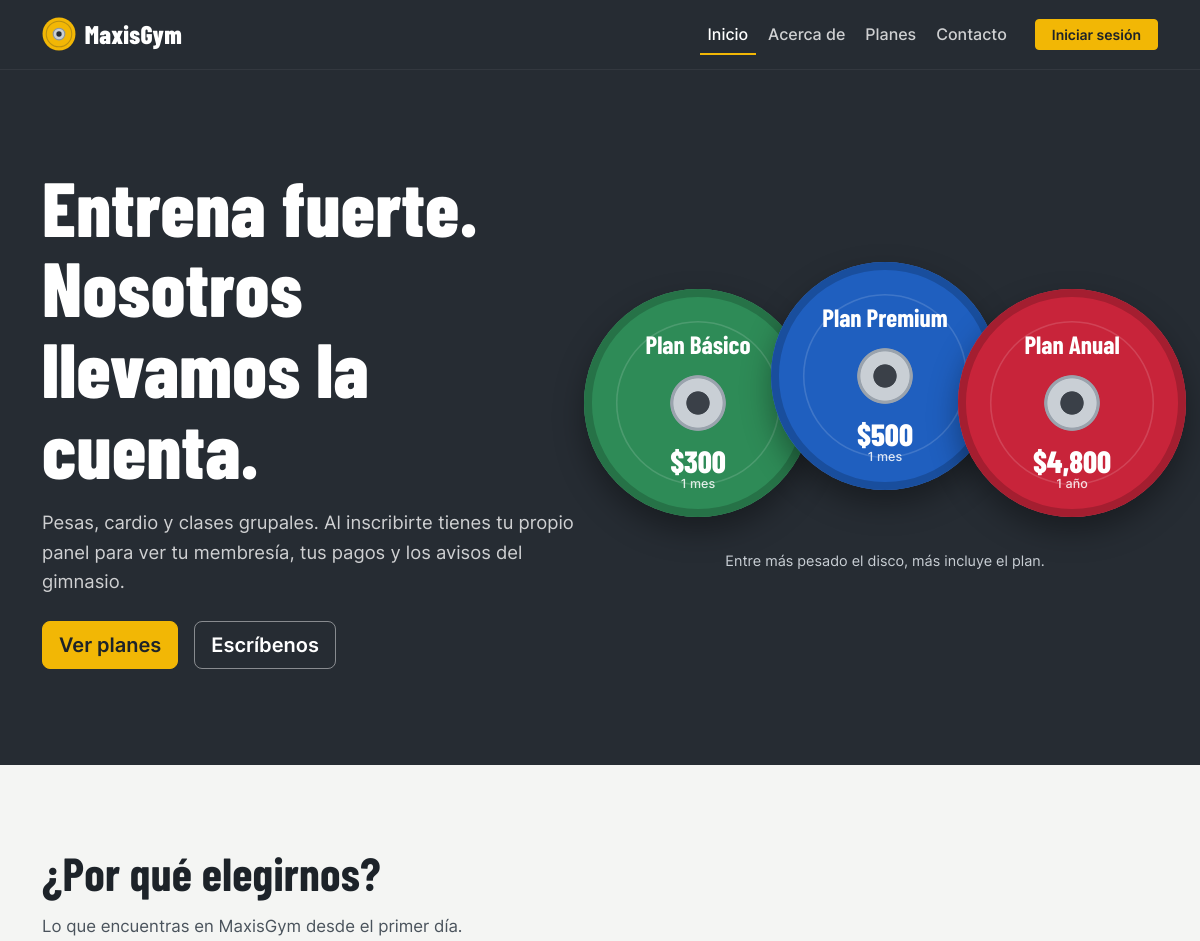
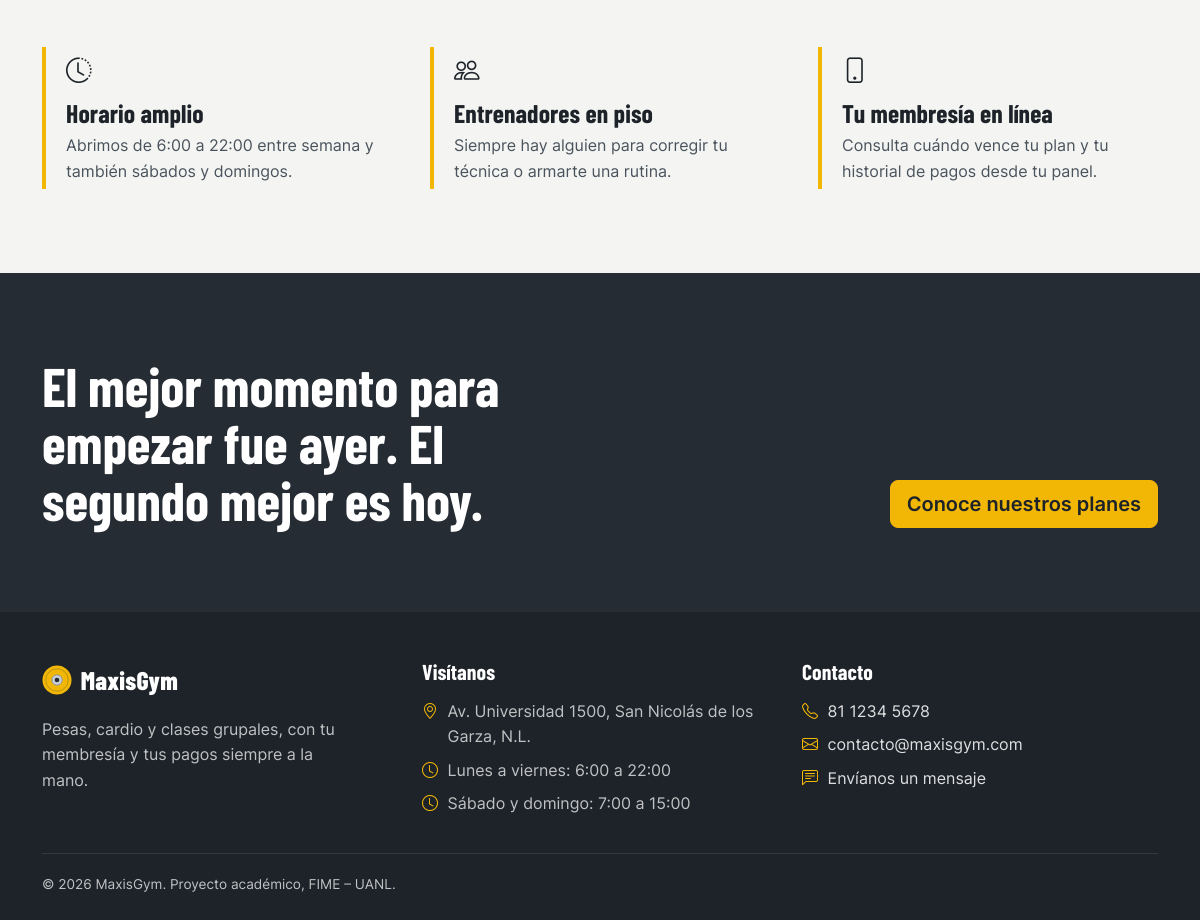
The page / on the database its author committed (2 pictures, top to bottom).
### tables this page shows
CREATE TABLE planes (
    id            BIGINT UNSIGNED AUTO_INCREMENT PRIMARY KEY,
    nombre_plan   VARCHAR(60)   NOT NULL UNIQUE,
    precio        DECIMAL(10,2) NOT NULL,
    duracion_dias SMALLINT UNSIGNED NOT NULL,             
    descripcion   VARCHAR(255)  NULL,
    activo        BOOLEAN       NOT NULL DEFAULT TRUE,
    created_at    TIMESTAMP     NULL,
    updated_at    TIMESTAMP     NULL,
    CONSTRAINT chk_planes_precio   CHECK (precio >= 0),
    CONSTRAINT chk_planes_duracion CHECK (duracion_dias > 0)
);

### app/helpers.php (called while the page is built, shortened)
<?php
function e($texto): string
{
    return htmlspecialchars((string) $texto, ENT_QUOTES, 'UTF-8');
}
function base_url(): string
{
    static $base = null;
    if ($base !== null) {
        return $base;
    }
    $relativa = '';
    return $base = rtrim(str_replace('\\', '/', $relativa), '/');
}
function url(string $ruta = ''): string
{
    return base_url() . '/' . ltrim($ruta, '/');
}

### app/db.php (called while the page is built, shortened)
<?php
function db(): PDO
{
    static $pdo = null;
    if ($pdo === null) {
        $c = config('db');
        $dsn = sprintf(
            'mysql:host=%s;port=%d;dbname=%s;charset=utf8mb4',
            $c['host'], $c['port'], $c['database']
        );
        try {
            $pdo = new PDO($dsn, $c['username'], $c['password'], [
                PDO::ATTR_ERRMODE            => PDO::ERRMODE_EXCEPTION,
                PDO::ATTR_DEFAULT_FETCH_MODE => PDO::FETCH_ASSOC,
                PDO::ATTR_EMULATE_PREPARES   => false,
            ]);
        } catch (PDOException $ex) {
            http_response_code(500);
            $detalle = config('debug') ? '<br><small>' . e($ex->getMessage()) . '</small>' : '';
            exit('No se pudo conectar a la base de datos. Revisa que MySQL esté encendido '
                . 'y que exista la base "' . e($c['database']) . '".' . $detalle);
        }
        $pdo->exec("SET time_zone = '" . date('P') . "'");
    }
    return $pdo;
}
function consulta(string $sql, array $params = []): PDOStatement
{
    $stmt = db()->prepare($sql);
    $stmt->execute($params);
    return $stmt;
}
function filas(string $sql, array $params = []): array
{
    return consulta($sql, $params)->fetchAll();
}

### app/planes.php (the view, shortened to what this page needs)
<?php
function planes_activos(): array
{
    $planes = filas(
        'SELECT id, nombre_plan, precio, duracion_dias, descripcion
           FROM planes
          WHERE activo = 1
          ORDER BY precio ASC, nombre_plan ASC'
    );
    $ids = array_column($planes, 'id');
    $marcas = implode(',', array_fill(0, count($ids), '?'));
    $beneficios = filas(
        "SELECT pb.plan_id, b.id, b.descripcion
           FROM plan_beneficio pb
           JOIN beneficios b ON b.id = pb.beneficio_id
          WHERE pb.plan_id IN ($marcas)
          ORDER BY b.descripcion",
        $ids
    );
    $porPlan = [];
    foreach ($beneficios as $b) {
        $porPlan[$b['plan_id']][] = $b;
    }
    $colores = colores_disco(count($planes));
    return $planes;
}
function colores_disco(int $cantidad): array
{
    $discos = ['verde', 'amarillo', 'azul', 'rojo'];
    $lista = [];
    for ($i = 0; $i < $cantidad; $i++) {
        $lista[] = $discos[(int) round($i * (count($discos) - 1) / ($cantidad - 1))];
    }
    return $lista;
}
function duracion_texto(int $dias): string
{
    if ($dias === 365) {
        return '1 año';
    }
    if ($dias % 30 === 0 && $dias >= 30) {
        $meses = intdiv($dias, 30);
        return $meses === 1 ? '1 mes' : "$meses meses";
    }
    return $dias === 1 ? '1 día' : "$dias días";
}
function precio_corto($precio): string
{
    $p = (float) $precio;
    return '$' . (floor($p) == $p ? number_format($p, 0) : number_format($p, 2));
}
function disco_html(array $plan, string $enlace = ''): string
{
    $etiqueta = $enlace !== '' ? 'a' : 'div';
    $href = $enlace !== '' ? ' href="' . e($enlace) . '"' : '';
    $texto = $plan['nombre_plan'] . ': ' . precio_corto($plan['precio']) . ' por ' . duracion_texto((int) $plan['duracion_dias']);
    return '<' . $etiqueta . ' class="disco disco-' . e($plan['color']) . '"' . $href . ' aria-label="' . e($texto) . '">'
        . '<span class="disco-nombre">' . e($plan['nombre_plan']) . '</span>'
        . '<span class="disco-precio">' . e(precio_corto($plan['precio']))
        . '<small>' . e(duracion_texto((int) $plan['duracion_dias'])) . '</small></span>'
        . '</' . $etiqueta . '>';
}

### index.php (shortened to what this page needs)
<?php
require ROOT_PATH . '/app/planes.php';
$planes = planes_activos();
require ROOT_PATH . '/app/vistas/publico_inicio.php';
?>
<section class="portada">
    <div class="container portada-contenido">
        <div class="row align-items-center gy-5">
            <div class="col-lg-6">
                <h1>Entrena fuerte. Nosotros llevamos la cuenta.</h1>
                <p class="portada-texto">
                    Pesas, cardio y clases grupales. Al inscribirte tienes tu propio panel
                    para ver tu membresía, tus pagos y los avisos del gimnasio.
                </p>
                <div class="d-flex flex-wrap gap-3 mt-4">
                    <a class="btn btn-seguridad btn-lg" href="<?= url('planes.php') ?>">Ver planes</a>
                    <a class="btn btn-contorno-claro btn-lg" href="<?= url('contacto.php') ?>">Escríbenos</a>
                </div>
            </div>
            <div class="col-lg-6">
                <?php if ($planes): ?>
                    <div class="rack">
                        <?php foreach (array_slice($planes, 0, 4) as $plan): ?>
                            <?= disco_html($plan, url('planes.php')) ?>
                        <?php endforeach; ?>
                    </div>
                    <p class="rack-nota">Entre más pesado el disco, más incluye el plan.</p>
                <?php endif; ?>
            </div>
        </div>
    </div>
</section>
<section class="seccion">
    <div class="container">
        <h2>¿Por qué elegirnos?</h2>
        <p class="seccion-intro mb-5">Lo que encuentras en MaxisGym desde el primer día.</p>
        <div class="row gy-4 gx-lg-5">
            <div class="col-md-4">
                <div class="ventaja">
                    <i class="bi bi-clock-history" aria-hidden="true"></i>
                    <h3>Horario amplio</h3>
                    <p>Abrimos de 6:00 a 22:00 entre semana y también sábados y domingos.</p>
                </div>
            </div>
            <div class="col-md-4">
                <div class="ventaja">
                    <i class="bi bi-people" aria-hidden="true"></i>
                    <h3>Entrenadores en piso</h3>
                    <p>Siempre hay alguien para corregir tu técnica o armarte una rutina.</p>
                </div>
            </div>
            <div class="col-md-4">
                <div class="ventaja">
                    <i class="bi bi-phone" aria-hidden="true"></i>
                    <h3>Tu membresía en línea</h3>
                    <p>Consulta cuándo vence tu plan y tu historial de pagos desde tu panel.</p>
                </div>
            </div>
        </div>
    </div>
</section>
<section class="seccion seccion-oscura">
    <div class="container d-lg-flex align-items-end justify-content-between gap-5">
        <p class="frase">El mejor momento para empezar fue ayer. El segundo mejor es hoy.</p>
        <div class="mt-4 mt-lg-0 flex-shrink-0">
            <a class="btn btn-seguridad btn-lg" href="<?= url('planes.php') ?>">Conoce nuestros planes</a>
        </div>
    </div>
</section>
<?php require ROOT_PATH . '/app/vistas/publico_fin.php'; ?>

### rows shown on the page
planes: nombre_plan "Plan Básico", precio "$300", duracion_dias "1 mes"
planes: nombre_plan "Plan Premium", precio "$500", duracion_dias "1 mes"
planes: nombre_plan "Plan Anual", precio "$4,800", duracion_dias "1 año"

### other values the page prints
$texto "Inicio"
$texto "Acerca de"
$texto "Planes"
$texto "Contacto"
$g['direccion'] "Av. Universidad 1500, San Nicolás de los Garza, N.L."
$linea "Lunes a viernes: 6:00 a 22:00"
$linea "Sábado y domingo: 7:00 a 15:00"
$g['telefono'] "81 1234 5678"
$g['email'] "contacto@maxisgym.com"
